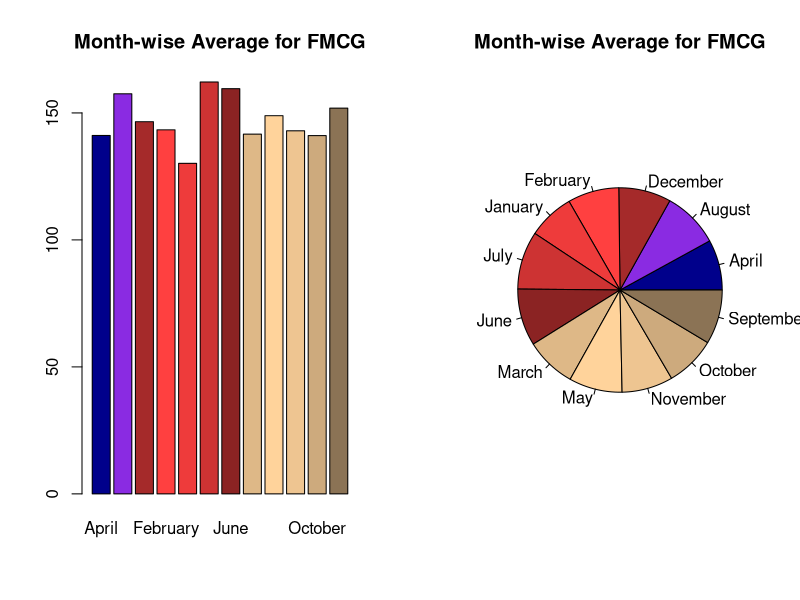
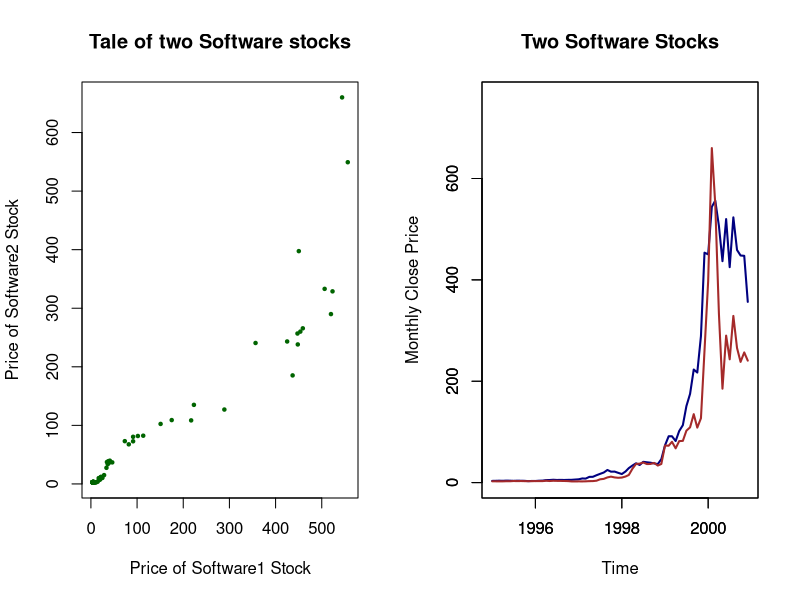
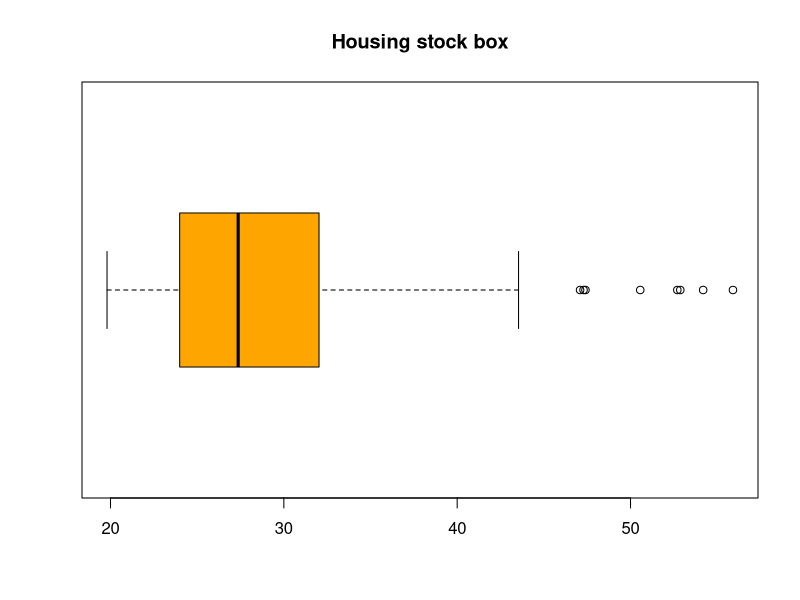
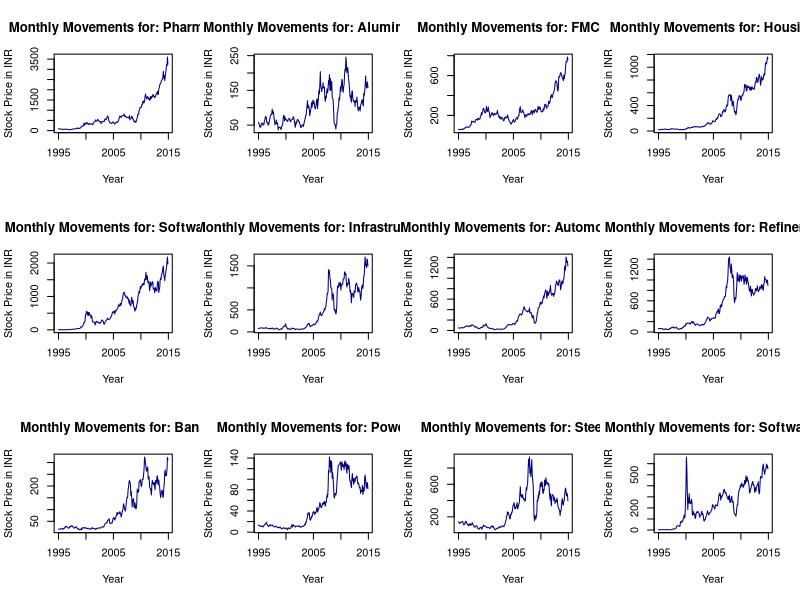

The R script that drew these images, in order:
#################################################
# R Tutorial 
# Filename: 7-Plots.R
# Shankar Venkatagiri
#################################################

# Date variables can be hard, so we convert them
# into something more useful

# Install a package called lubridate via the
# Packages tab -  should take very little time
library(lubridate)

# Next, import the data from a file. 

# If you encounter an error message, 
# then you must set the Working Directory.
# You could use the Files tab to navigate 
# to the file MonthlyCloses.csv
# and select More > Set working directory

# Read the closing prices into a variable
MonthlyCloses <- read.csv("data/MonthlyCloses.csv", 
                          header=TRUE)
summary(MonthlyCloses)
str(MonthlyCloses)
MonthlyCloses[,1] # jy: month col has formatting that is confusing R over place of year

# Dimensions of the dataset
numDays <- nrow(MonthlyCloses)
numStocks <- ncol(MonthlyCloses) - 1

# Because the data is in mixed format - the 
# first column is a Date and the rest are
# Prices, we make sure that R knows about
# their intended formats

# Explicitly declare the formats of the columns
# Month field is alpha 
MonthlyCloses[ , 1] <- as.character(MonthlyCloses[ , 1])
str(MonthlyCloses)
MonthlyCloses$Month # jy: shows that this doesn't create consistent format

# Prices are numeric ::: jy: this doesn't seem necessary? already numeric
#for(i in 2:numStocks + 1) {
#  MonthlyCloses[ , i] <- as.numeric(MonthlyCloses[ , i])
#}

# Prepare the Month field, so it can be converted
# to a Date field. You don't have to understand
# everything here - all that the command is 
# achieving is that the Date column is set to
# a format recognisable by R
MonthlyCloses$Month <- sapply(MonthlyCloses$Month,
                              function(month) 
                                paste("01-",month, sep=""))
MonthlyCloses$Month # jy: still doesn't create consistent format

MonthlyCloses$Month <- as.Date(MonthlyCloses$Month,
                               "%d-%b-%y")
MonthlyCloses[,1] # nope - most rows show up as NA

MthlyCloses <- MonthlyCloses[1:72,] # remove NA values - probably better ways

# If you encounter an error message, 
# then you must set the Working Directory.
# You could use the Files tab to navigate 
# to the file MonthlyCloses.csv
# and select More > Set working directory

# Let's attach a TradingMonth column to our dataset ::jy: separate mth from yr
MthlyCloses$TradingMonth <- months(MthlyCloses$Month)

# Obtain month-wise averages by grouping closed
# across the years
monthlyAverage <- aggregate(FMCG ~ TradingMonth,
                            MthlyCloses,
                            mean) 
# You may change the mean to 
# some other centrality measure

# Place two plots side by side
par(mfrow=c(1,2))

# This gives us a raw barplot
barplot(monthlyAverage$FMCG,
        names.arg=monthlyAverage$TradingMonth,
        main="Month-wise Average for FMCG",
        col=colors()[30:41])

# Here's a pie chart for the same
pie(monthlyAverage$FMCG,
    labels=monthlyAverage$TradingMonth,
    main="Month-wise Average for FMCG",
    col=colors()[30:41])

# A task you could undertake is to 
# sort these values by the Month

# Scatter plot of two stocks in the
# Software sector
with(MthlyCloses,
     plot(Software1, Software2,
          main="Tale of two Software stocks",
          xlab="Price of Software1 Stock", 
          ylab="Price of Software2 Stock", 
          pch=20, cex=0.7, col="darkgreen")
)

# Next, get a line chart for both
# Determine the range for the y axis
maxVal <- max(max(MthlyCloses$Software1),
              max(MthlyCloses$Software2))
minVal <- min(min(MthlyCloses$Software1),
              min(MthlyCloses$Software2))

plot(MthlyCloses$Software1 ~ 
       MthlyCloses$Month,
     type="l",
     lwd=2,
     col="navy",
     xlab="Time", 
     ylab="Monthly Close Price",
     main="Two Software Stocks",
     ylim=c(0, maxVal+100))

# This is how we orchestrate an
# overlap of the second plot
par(new=TRUE)

plot(MthlyCloses$Software2 ~ 
       MthlyCloses$Month,
     type="l",
     lwd=2,
     ann=FALSE,
     col="brown",
     ylim=c(0, maxVal+100))

# Box plot
par(mfrow=c(1,1))


boxplot(MthlyCloses$Housing,
        horizontal=TRUE,
        main="Housing stock box",
        col="orange")
        
# Uncomment these lines to get the
# full picture for every stock
# jy: set up grid to compare all stocks in same window
par(mfrow=c(3,4))
# # Plot the time series for each stock

# jy: 'symbol' can be any variable
# jy: ignore first col (dates) and use ts to supply dates for each row
for(symbol in 2:numStocks + 1) {
#   
#   # The ts function of R helps us to
#   # construct a time series - jy: ignore month col and use ts to create dates
   plot(ts(MonthlyCloses[ , symbol],
           start=c(1995, 1), end=c(2014, 12),
           frequency=12),
        main=paste("Monthly Movements for:", 
                   colnames(MonthlyCloses)[symbol]),
        xlab="Year", ylab="Stock Price in INR",
        col="navy")
   
 }
# 
# 
# 
# 
